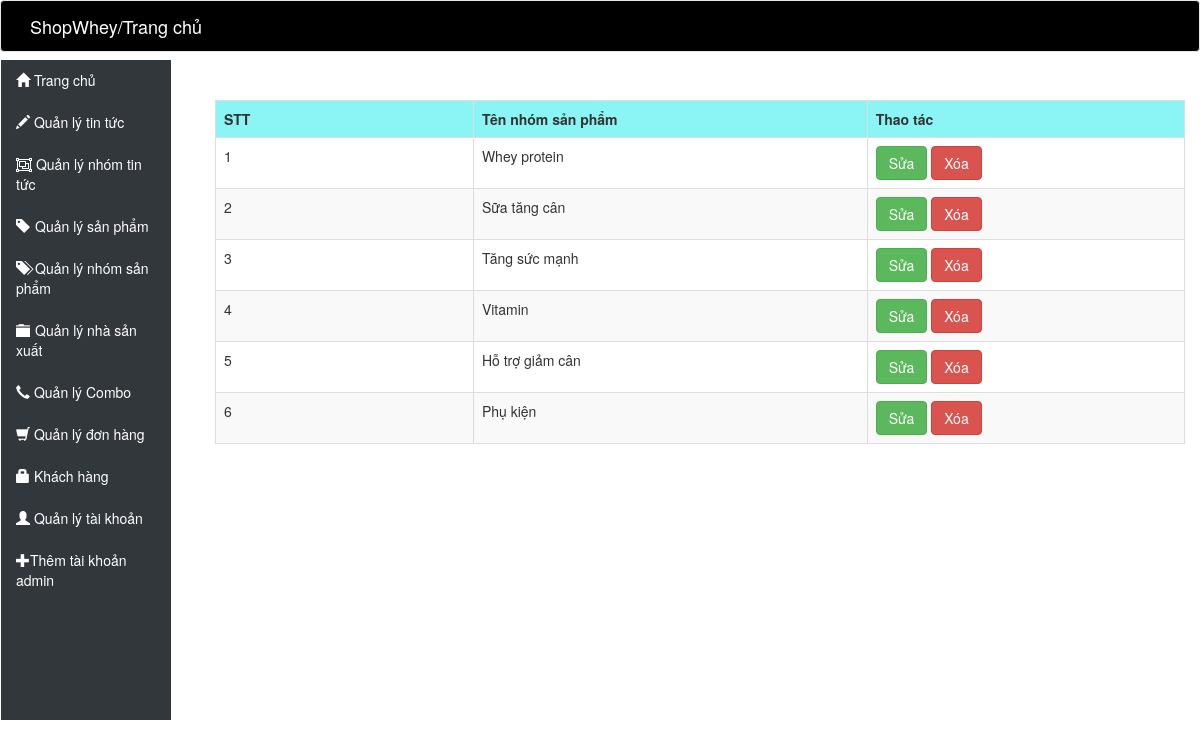
/admin/Index.php?page=quanlynhomsanpham, run on the app's committed database.
### tables this page shows
CREATE TABLE IF NOT EXISTS `tbl_product_group` (
`IdGroupProduct` int(156) NOT NULL,
  `NameGroupProduct` varchar(156) NOT NULL
);

### admin/View/quanlynhomsanpham.php (the view, shortened to what this page needs)
<head>
</head>
<?php
	$sql = "SELECT* FROM tbl_product_group";
	$query = mysqli_query($conn, $sql);
?>
	<br><br>
	<table class="table table-striped table-hover table-bordered animated zoomIn">
		<tr>
			<td style="font-weight: bold; background: #8bf4f5;">STT</td>
			<td style="font-weight: bold; background: #8bf4f5;">Tên nhóm sản phẩm</td>
			<td style="font-weight: bold; background: #8bf4f5;">Thao tác</td>
		</tr>
		<?php
		while ($row = mysqli_fetch_array($query)) {
			?>
		<tr>
			<td><?php echo($row["IdGroupProduct"]) ?></td>
			<td><?php echo($row["NameGroupProduct"]) ?></td>
			<td><a class="btn btn-success" href="Index.php?page=suanhomsanpham&&masp=<?php echo $row["IdGroupProduct"] ?>">Sửa</a>  <a class="btn btn-danger" href="">Xóa</a></td>
		</tr>
		<?php
	}
	?>
</table>

### admin/View/quanlynhomsanpham.php (style rules this page uses)
td { width: 100px; white-space: nowrap; overflow: hidden; text-overflow: ellipsis; }

### data on the page
tbl_product_group: IdGroupProduct "1", NameGroupProduct "Whey protein"
tbl_product_group: IdGroupProduct "2", NameGroupProduct "Sữa tăng cân"
tbl_product_group: IdGroupProduct "3", NameGroupProduct "Tăng sức mạnh"
tbl_product_group: IdGroupProduct "4", NameGroupProduct "Vitamin"
tbl_product_group: IdGroupProduct "5", NameGroupProduct "Hỗ trợ giảm cân"
tbl_product_group: IdGroupProduct "6", NameGroupProduct "Phụ kiện"
